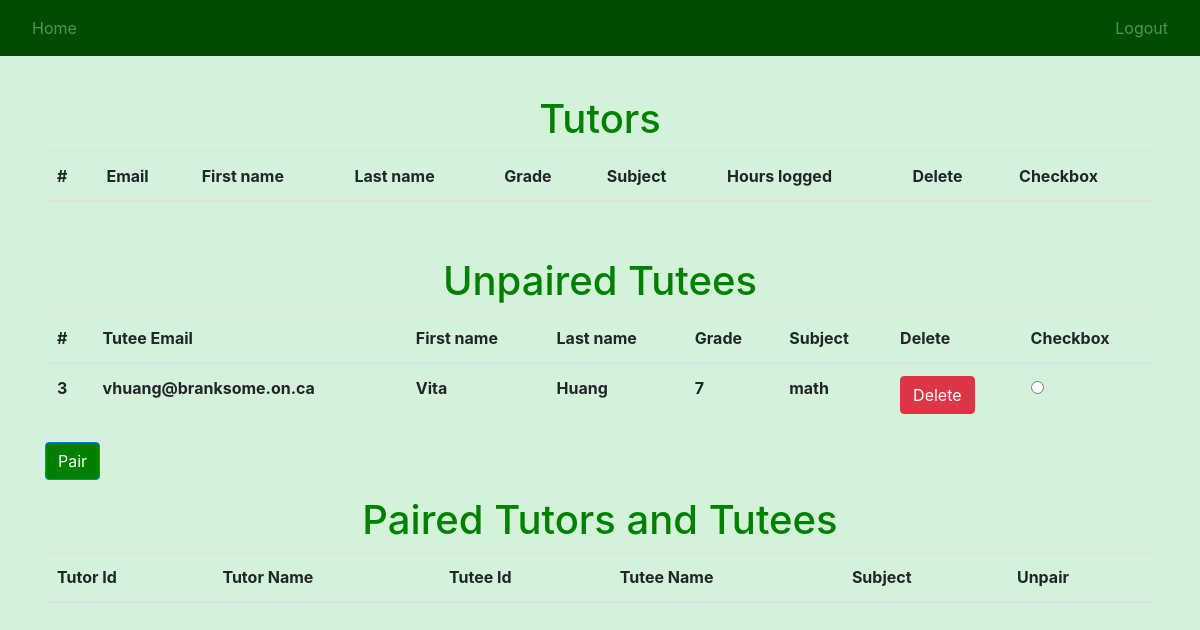
/ (signed in), run on an earlier commit of the app's database.
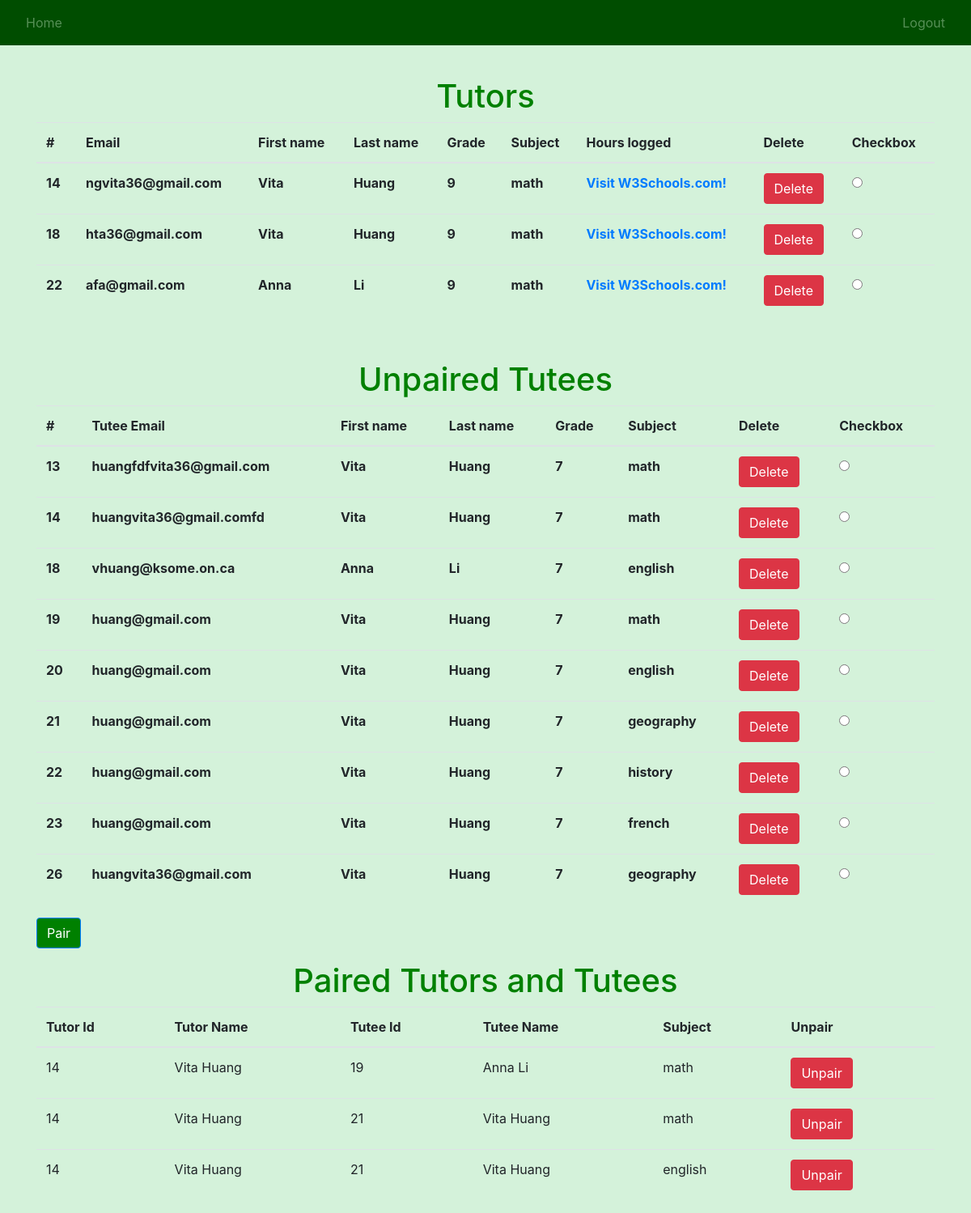
And on a later commit of the database.
### website/models.py (models this page shows)
class User(db.Model, UserMixin):
    id = db.Column(db.Integer, primary_key=True)
    email = db.Column(db.String(50), unique=True)
    password = db.Column(db.String(50))
    first_name = db.Column(db.String(50))
    last_name = db.Column(db.String(50))
    role = db.Column(db.Integer)
    grade = db.Column(db.Integer)
    subject1 = db.Column(db.String(150))
    subject2 = db.Column(db.String(150))
    subject3 = db.Column(db.String(150))
    subject4 = db.Column(db.String(150))
    subject5 = db.Column(db.String(150))
    teacher_email = db.Column(db.String(150))
    parent_email = db.Column(db.String(150))

class Pairs(db.Model, UserMixin):
    id = db.Column(db.Integer, primary_key=True)
    tutor_id = db.Column(db.Integer, db.ForeignKey('user.id'))  # Add foreign key constraint
    tutee_id = db.Column(db.Integer, db.ForeignKey('user.id'))  # Add foreign key constraint
    subject = db.Column(db.String(150))

### website/views.py (the view)
@views.route('/', methods=['GET', 'POST']) # homepage
@login_required
def home(tutor_id=None):
    tutors = User.query.filter_by(role=2).all()
    tutees = User.query.filter_by(role=1).all()
    UserTutor = aliased(User)
    UserTutee = aliased(User)
    pairs_list = (Pairs.query
                  .join(UserTutor, UserTutor.id == Pairs.tutor_id)
                  .join(UserTutee, UserTutee.id == Pairs.tutee_id)
                  .add_columns(
        Pairs.tutor_id,
        UserTutor.first_name.label("tutor_first_name"),
        UserTutor.last_name.label("tutor_last_name"),
        Pairs.tutee_id,
        Pairs.id,
        Pairs.subject,
        UserTutee.first_name.label("tutee_first_name"),
        UserTutee.last_name.label("tutee_last_name")
    ).all())
    unpairs_list = (Pairs.query.filter_by(tutor_id=0)
                  .join(UserTutee, UserTutee.id == Pairs.tutee_id)
                  .add_columns(
        Pairs.id,
        Pairs.tutee_id,
        Pairs.subject,
        UserTutee.email.label("tutee_email"),
        UserTutee.teacher_email.label("tutee_teacher_email"),
        UserTutee.first_name.label("tutee_first_name"),
        UserTutee.last_name.label("tutee_last_name"),
        UserTutee.grade.label("tutee_grade"),
    ).all())
    print("Unpaired: ")
    print(unpairs_list)
    print(pairs_list)
    print(tutors)
    if request.method == 'GET':
        print("Get request on home page.")
        print(len(tutors))
        return render_template("home.html", user=current_user, tutors=tutors, tutees=tutees, pairs_list=pairs_list, unpairs_list=unpairs_list)

### website/__init__.py (called while the page is built)
def create_app():
    app = Flask(__name__)
    app.config['SECRET_KEY'] = 'hjgfdjhgkjhlkj'
    app.config['SQLALCHEMY_DATABASE_URI'] = f'sqlite:///{DB_NAME}'
    db.init_app(app)
    from .views import views
    from .auth import auth
    app.register_blueprint(views, url_prefix='/')
    app.register_blueprint(auth, url_prefix='/')
    from .models import User, Hours
    create_database(app)
    login_manager = LoginManager()
    login_manager.login_view = 'auth.login'
    login_manager.init_app(app)
    @login_manager.user_loader
    def load_user(id):
        return User.query.get(int(id))
    return app

### website/templates/home.html (shortened to what this page needs)
{% extends "base.html" %}
{% block tutor_table %}
<h1 style="text-align:center;margin-top:15px;color:#008000;">Tutors</h1>
<table class="table" id="table1">
    <thead>
        <tr>
            <th scope='col'>#</th>
            <th scope="col">Email</th>
            <th scope="col">First name</th>
            <th scope="col">Last name</th>
            <th scope="col">Grade</th>
            <th scope="col">Subject</th>
            <th scope="col">Hours logged</th>
            <th scope="col">Delete</th>
            <th scope="col">Checkbox</th>
        </tr>
    </thead>
    <tbody>
        {% for tutor in tutors %}
        <tr>
            <th scope="col">{{ tutor.id }}</th>
            <th scope="col">{{ tutor.email }}</th>
            <th scope="col">{{ tutor.first_name }}</th>
            <th scope="col">{{ tutor.last_name }}</th>
            <th scope="col">{{ tutor.grade }}</th>
            <th scope="col">{{ tutor.subject1 }}</th>
            <th scope="col"><a href="https://www.w3schools.com">Visit W3Schools.com!</a></th>
            <th scope="col">
                <button type="button" class="btn btn-danger" onclick="delete_user('tutor', {{ tutor.id }})">Delete</button>
            </th>
            <th scope="col">
                <div class="form-check">
                    <input class="form-check-input" type="radio" name="pair1" id="tutorradio">
                </div>
            </th>
        </tr>
        {% endfor %}
    </tbody>
</table>
<h1 style="text-align:center;margin-top:15px;color:#008000;">Unpaired Tutees</h1>
<table class="table" id="table2">
    <thead>
        <tr>
            <th scope='col'>#</th>
            <th scope="col">Tutee Email</th>
            <th scope="col">First name</th>
            <th scope="col">Last name</th>
            <th scope="col">Grade</th>
            <th scope="col">Subject</th>
            <th scope="col">Delete</th>
            <th scope="col">Checkbox</th>
        </tr>
    </thead>
    <tbody>
        {% for tutee in unpairs_list %}
        <tr>
            <th scope="col">{{ tutee.id}}</th>
            <th scope="col">{{ tutee.tutee_email }}</th>
            <th scope="col">{{ tutee.tutee_first_name }}</th>
            <th scope="col">{{ tutee.tutee_last_name }}</th>
            <th scope="col">{{ tutee.tutee_grade }}</th>
            <th scope="col">{{ tutee.subject }}</th>
            <th scope="col">
                <button type="button" class="btn btn-danger" onclick="delete_user('tutee', {{ tutee.tutee_id }})">Delete</button>
            </th>
            <th scope="col">
                <div class="form-check">
                    <input class="form-check-input" type="radio" name="pair2" id="tuteeradio">
                </div>
            </th>
        </tr>
        {% endfor %}
    </tbody>
</table>
    <button onclick="pair()" type="button" class="btn btn-primary" style="background-color:#008000;">Pair</button>
    <h1 style="text-align:center;margin-top:15px;color:#008000;">Paired Tutors and Tutees</h1>
    <table class="table" id="pairedTable">
    <thead>
        <tr>
            <th scope="col">Tutor Id</th>
            <th scope="col">Tutor Name</th>
            <th scope="col">Tutee Id</th>
            <th scope="col">Tutee Name</th>
            <th scope="col">Subject</th>
            <th scope="col">Unpair</th>
        </tr>
    </thead>
    <tbody>
        {% for pair in pairs_list %}
        <tr>
            <td>{{ pair.tutor_id }}</td>
            <td>{{ pair.tutor_first_name }} {{ pair.tutor_last_name }}</td>
            <td>{{ pair.tutee_id }}</td>
            <td>{{ pair.tutee_first_name }} {{ pair.tutee_last_name }}</td>
            <td>{{ pair.subject }}</td>
            <td>
                <button type="button" class="btn btn-danger" onclick="unpair({{ pair.id }})">Unpair</button>
            </td>
        </tr>
        {% endfor %}
    </tbody>
</table>
{% endblock %}

### website/templates/base.html (shortened to what this page needs)
<!DOCTYPE html>
<html>
  <head>
    <link
      rel="stylesheet"
      href="https://stackpath.bootstrapcdn.com/bootstrap/4.4.1/css/bootstrap.min.css"
    />
    <link
      rel="stylesheet"
      href="https://stackpath.bootstrapcdn.com/font-awesome/4.7.0/css/font-awesome.min.css"
    />
    <link rel="stylesheet" href="https://cdn.jsdelivr.net/npm/bootstrap-icons@1.5.0/font/bootstrap-icons.css">
  </head>
  <body style="background-color: #d4f2da; color: #008000;">
    <nav class="navbar navbar-expand-lg" style="background-color: #004d00; color: #008000;">
      <div class="collapse navbar-collapse" id="navbar">
        {% if user.is_authenticated %}
          {% if user.role == 3 %}
            <a class="nav-item nav-link" id="home" href="/" style="color: #568f56;">Home</a>
          {% endif %}
          <div class="ml-auto">
            <a class="nav-item nav-link" id="logout" href="/logout" style="color: #568f56;">Logout</a>
          </div>
        {% endif %}
      </div>
    </nav>
    <br />
    <div class="container">
      {% block tutor_table %}
      {% endblock %}
    </div>
  </body>
</html>

What changed in the data, as far as the page shows it:
removed User: id "3", tutee_email "vhuang@branksome.on.ca", tutee_first_name "Vita", tutee_last_name "Huang", tutee_grade "7", subject "math", shown under "Unpaired Tutees"
added User: id "14", email "ngvita36@gmail.com", first_name "Vita", last_name "Huang", grade "9", subject1 "math", shown under "Tutors"
added User: id "18", email "hta36@gmail.com", first_name "Vita", last_name "Huang", grade "9", subject1 "math", shown under "Tutors"
added User: id "22", email "afa@gmail.com", first_name "Anna", last_name "Li", grade "9", subject1 "math", shown under "Tutors"
added User: id "13", tutee_email "huangfdfvita36@gmail.com", tutee_first_name "Vita", tutee_last_name "Huang", tutee_grade "7", subject "math", shown under "Unpaired Tutees"
added User: id "14", tutee_email "huangvita36@gmail.comfd", tutee_first_name "Vita", tutee_last_name "Huang", tutee_grade "7", subject "math", shown under "Unpaired Tutees"
added User: id "18", tutee_email "vhuang@ksome.on.ca", tutee_first_name "Anna", tutee_last_name "Li", tutee_grade "7", subject "english", shown under "Unpaired Tutees"
added User: id "19", tutee_email "huang@gmail.com", tutee_first_name "Vita", tutee_last_name "Huang", tutee_grade "7", subject "math", id "20", subject "english", id "21", subject "geography", id "22", subject "history", id "23", subject "french", shown under "Unpaired Tutees"
added User: id "26", tutee_email "huangvita36@gmail.com", tutee_first_name "Vita", tutee_last_name "Huang", tutee_grade "7", subject "geography", shown under "Unpaired Tutees"
added Pairs: tutor_id "14", tutor_first_name "Vita", tutor_last_name "Huang", tutee_id "19", tutee_first_name "Anna", tutee_last_name "Li", subject "math"
added Pairs: tutor_id "14", tutor_first_name "Vita", tutor_last_name "Huang", tutee_id "21", tutee_first_name "Vita", tutee_last_name "Huang", subject "math"
added Pairs: tutor_id "14", tutor_first_name "Vita", tutor_last_name "Huang", tutee_id "21", tutee_first_name "Vita", tutee_last_name "Huang", subject "english"
